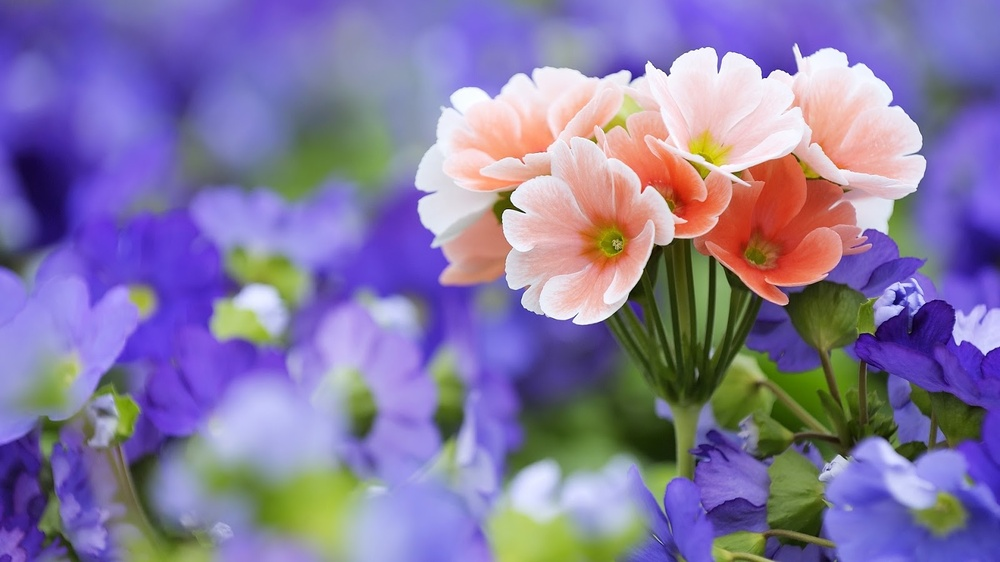
#> input picture Source/prettyflower.jpg, 1000 x 562 px, shrunk from 1600 x 900 before the run, found by its file name
$ python test.py prettyflower.jpg
#> lines starting #> are read from the running program, lines starting #| are printed output that depends on the picture; after the words box and inside, x2 and y2 are one past the last pixel; in counts of white or black regions, pixels touching at a corner belong together
import sys
import numpy as np
import cv2
import random
from matplotlib import pyplot as plt

#Flag options for imread are
#cv2.IMREAD_GRAYSCALE
#Cv2.IMREAD_COLOR
#cv2.IMREAD_UNCHANGED
original =  cv2.imread('/home/masa/Documents/Projects/TrashClassification_capstone/Source/prettyflower.jpg',cv2.IMREAD_COLOR)
#> original is the input picture: shape (562, 1000, 3); mean B, G, R 162.4, 121, 133.1
fout = 'outputImages/'


plt.figure(1)
plt.imshow(original)
plt.colorbar()

plt.figure(2)
color = ('b','g','r')
for i,col in enumerate(color):
    histr = cv2.calcHist([original],[i],None,[256],[0,256])
    plt.plot(histr,color = col)
    plt.xlim([0,256])


    print("color is: %s" % col)
    print("--------------------------------------------------------------------------")
    for x in histr:
        string = str(x[0]) + ","
        sys.stdout.write(string)

    print("\n")

if sys.argv[1] == "show":
    plt.show()
    plt.close('all')

##############################################################################################################
#Gray image
gray_img = cv2.cvtColor(original,cv2.COLOR_BGR2GRAY)
#Blur image
blurred = cv2.blur(gray_img,(20,20))
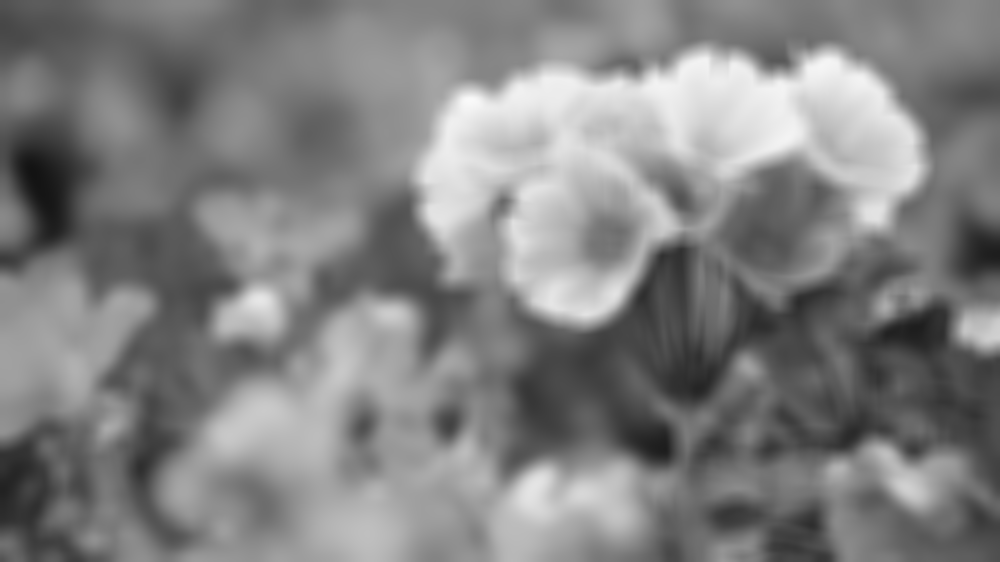
#> blurred: shape (562, 1000); min 19, max 249, mean 129.4
#Binarize Image with OTSU's Algorithm
ret, thresh = cv2.threshold(gray_img,0,255,cv2.THRESH_BINARY_INV+cv2.THRESH_OTSU)
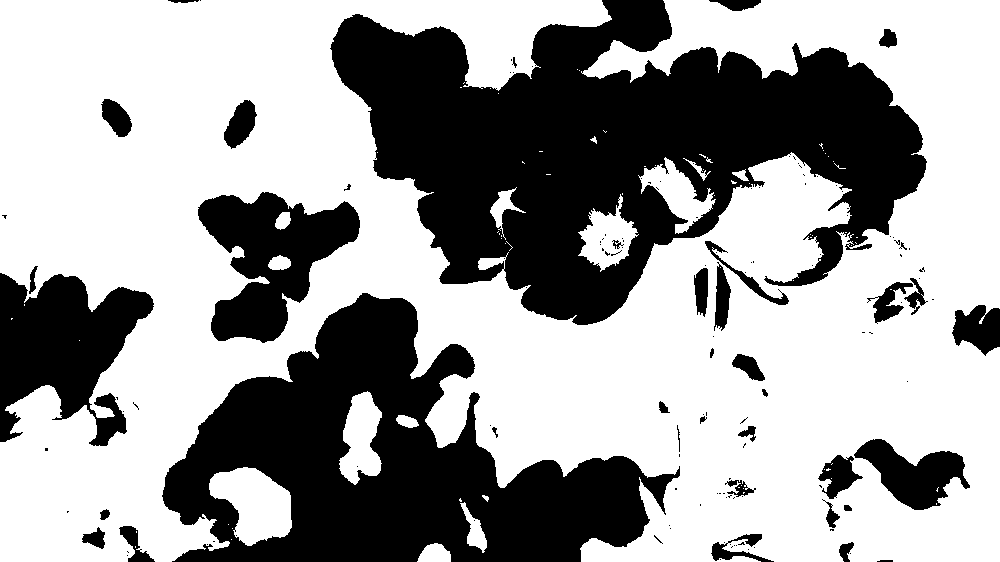
#> thresh: shape (562, 1000); 62.5% white; 141 black regions (102 under 20 px), largest, box (x1, y1, x2, y2) and area: (330, 0, 927, 325) 100622, (162, 293, 680, 562) 66303, (0, 273, 154, 446) 15561
#> ret = 139
#Find and Mark Connected Components separately. All spots found are marked > 0
ret, markers = cv2.connectedComponents(thresh)
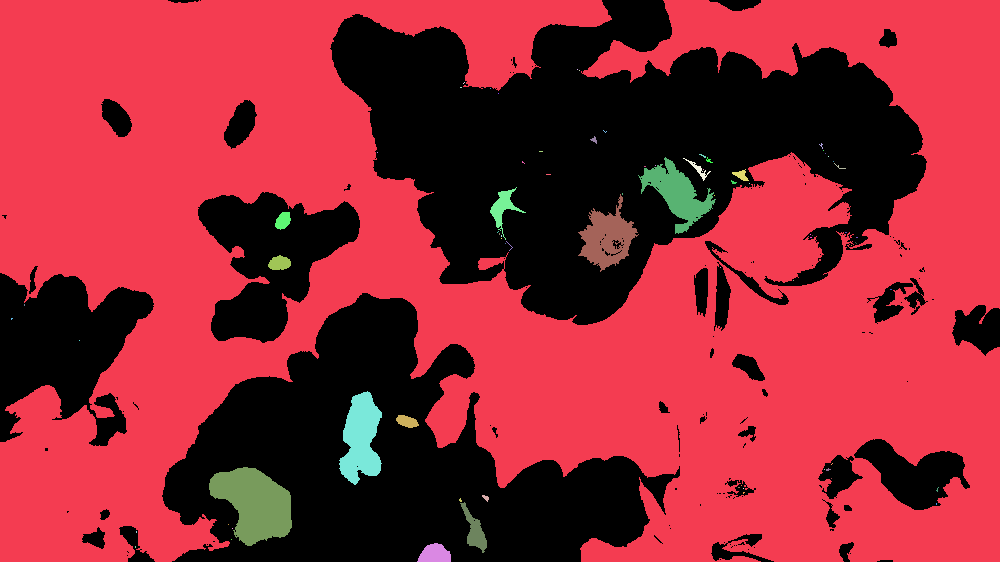
#> markers: shape (562, 1000) int32; 77 distinct labels, from 0 to 76; one colour per label, 0 black
#> ret = 77
#Watershed algorithm using the markers. Unfilled spots are marked as -1
markers = cv2.watershed(original,markers)
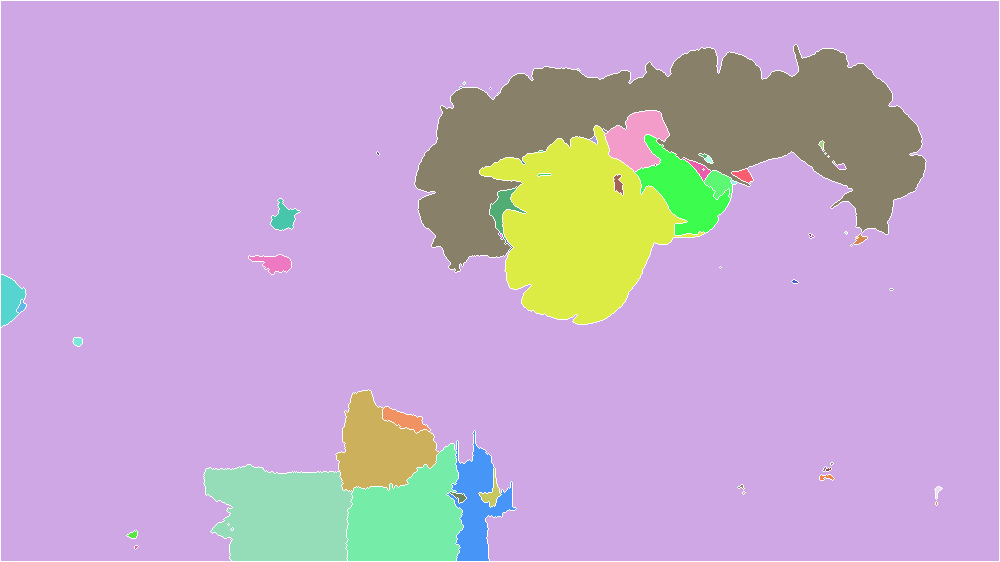
#> markers: shape (562, 1000) int32; 77 distinct labels, from -1 to 76; one colour per label, 0 black, -1 white
#Apply the markers on original image
img = original.copy()
img[markers == -1] = [0,0,255]
#> img: shape (562, 1000, 3); 1.39% of pixels changed, all inside (x1, y1, x2, y2) = (0, 0, 1000, 562)
#Apply markers on black image
blackimg = img.copy()
blackimg = blackimg - blackimg
#> blackimg: shape (562, 1000, 3); every value is 0
blackimg[markers == -1] = [0,0,255]
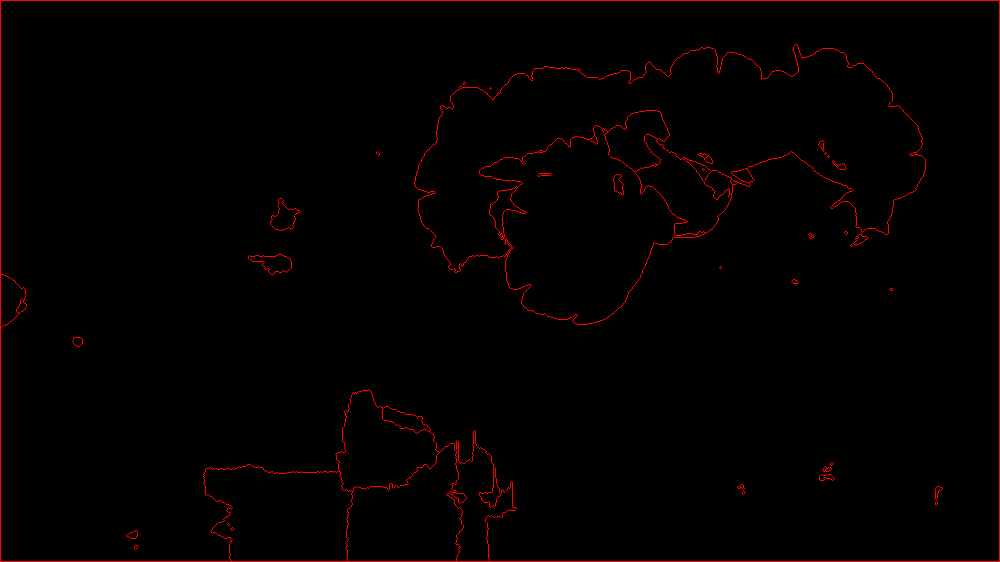
#> blackimg: shape (562, 1000, 3); mean B, G, R 0, 0, 3.6
#Color each connected component a random color
for x in range(np.max(markers) + 1):
    b = random.randint(0,255)
    g = random.randint(0,255)
    r = random.randint(0,255)
    blackimg[markers == x] = [b,g,r]
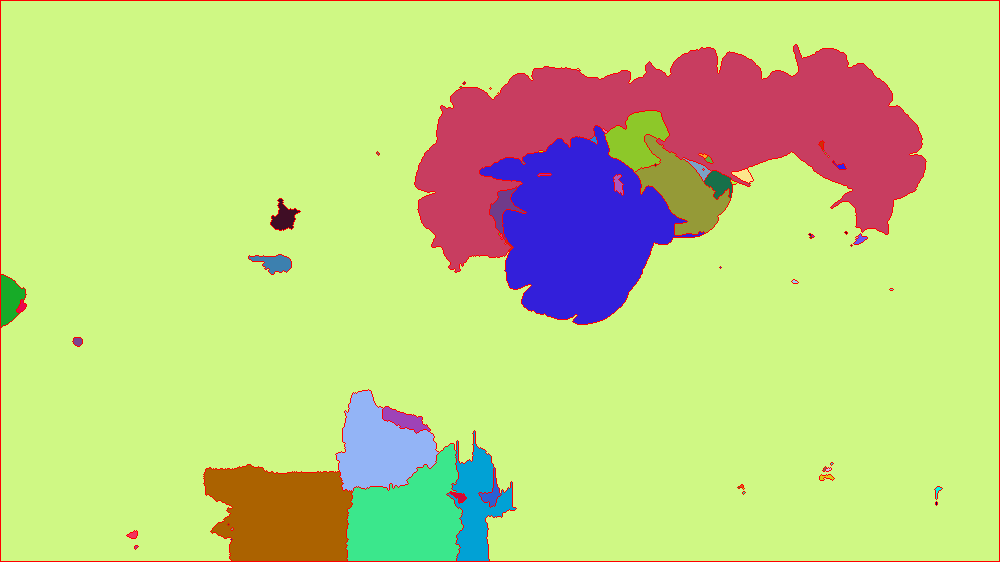
#> blackimg: shape (562, 1000, 3); mean B, G, R 128.7, 212.6, 194

if sys.argv[1] == "show":
    cv2.namedWindow('orignal',cv2.WINDOW_NORMAL)
    cv2.imshow('original',original)
    cv2.namedWindow('grey scaled',cv2.WINDOW_NORMAL)
    cv2.imshow('grey scaled',gray_img)
    cv2.namedWindow('blurred',cv2.WINDOW_NORMAL)
    cv2.imshow('blurred',blurred)
    cv2.namedWindow('threshed',cv2.WINDOW_NORMAL)
    cv2.imshow("threshed",thresh)
    cv2.namedWindow('results', cv2.WINDOW_NORMAL)
    cv2.imshow('results',img)
    cv2.namedWindow('colored blobs',cv2.WINDOW_NORMAL)
    cv2.imshow('colored blobs',blackimg)


    cv2.imwrite(fout + 'original.png',orignal)
    cv2.imwrite(fout + 'grayedImg.png',gray_img)
    cv2.imwrite(fout + 'blurredImg.png',blurred)
    cv2.imwrite(fout + 'binaryImg.png',thresh)
    cv2.imwrite(fout + 'resuts.png',img)
    cv2.imwrite(fout + 'blobs.png',blackimg)

    cv2.waitKey(0)
    cv2.destroyAllWindows()
#> figure, not shown here; B, G, R data is drawn as R, G, B
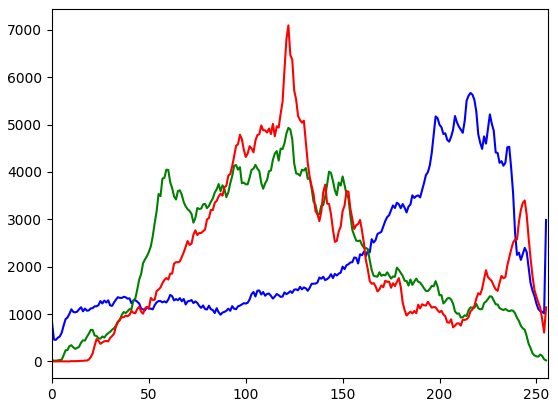
#> figure drawn by matplotlib, 1 panel; curve peaks at x = 216, y = 5667; curve peaks at x = 122, y = 4930; curve peaks at x = 122, y = 7093

$ run again, with Source/MIX_25.jpg copied over Source/prettyflower.jpg
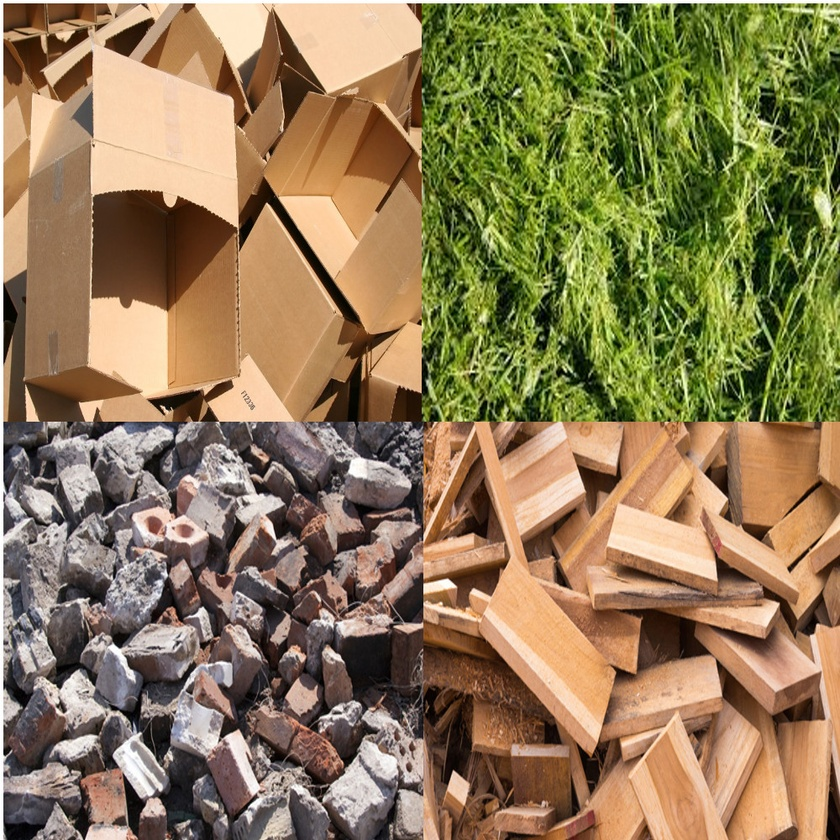
#> input picture Source/MIX_25.jpg, 840 x 840 px, shrunk from 1000 x 1000 before the run, found by its file name
#> original is the input picture: shape (840, 840, 3); mean B, G, R 86.5, 123.1, 142.5
#> `ret, thresh = cv2.threshold(gray_img,0,255,cv2.THRESH_BINARY_INV+cv2.T..`:
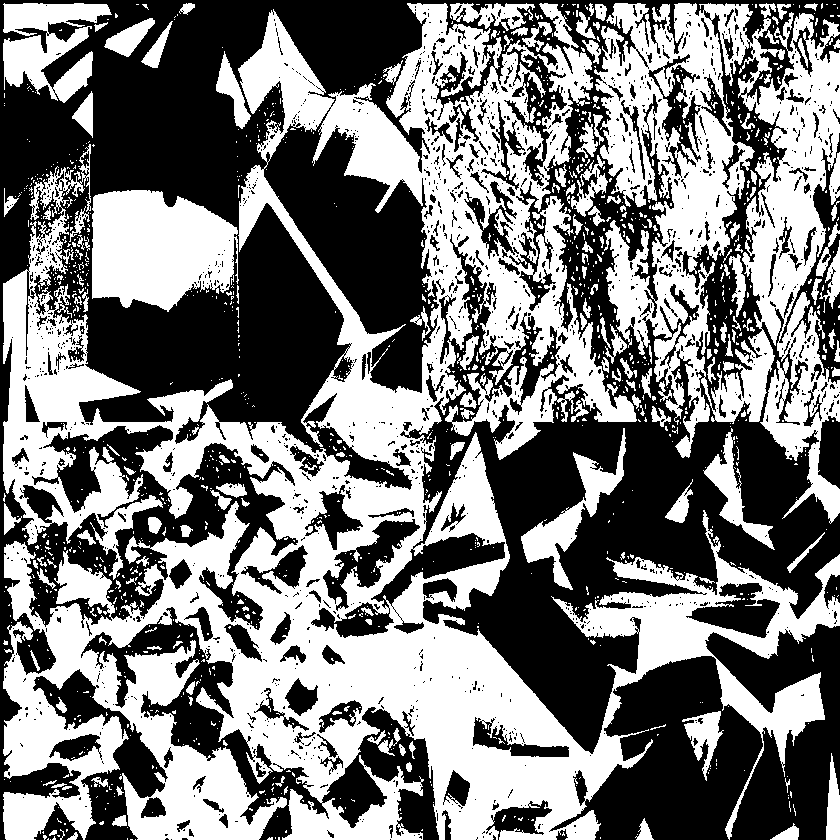
#> thresh: shape (840, 840); 48% white; 1287 white regions (1108 under 20 px), largest, box (x1, y1, x2, y2) and area: (3, 3, 840, 840) 228583, (594, 3, 840, 524) 59150, (92, 190, 239, 312) 13779
#> `ret, thresh = cv2.threshold(gray_img,0,255,cv2.THRESH_BINARY_INV+cv2.T..`: ret = 122
#> `ret, markers = cv2.connectedComponents(thresh)`: ret = 1288
#> img: shape (840, 840, 3); 4.58% of pixels changed, all inside (x1, y1, x2, y2) = (0, 0, 840, 840)
#> `cv2.destroyAllWindows()`:
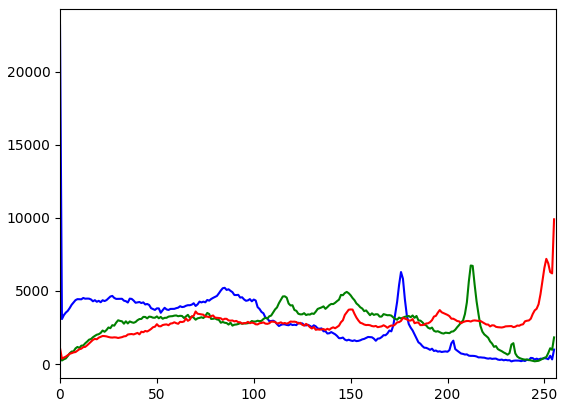
#> figure drawn by matplotlib, 1 panel; curve peaks at x = 0, y = 23178; curve peaks at x = 212, y = 6742; curve peaks at x = 255, y = 9905
